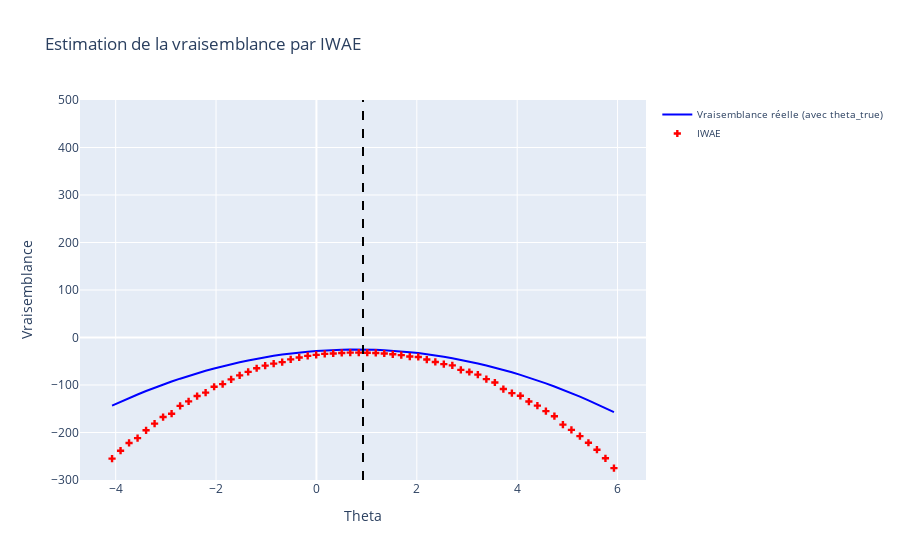

Notebook source saved alongside this figure:
### Markdown cell above
Fixons k_IWAE = 5 et comparons les résultats :

### Code cell
k_IWAE = 5

Code.plot_likelihood(r, x, noised_A, noised_b, theta_true,  n_simulations, k_IWAE, "IWAE")
